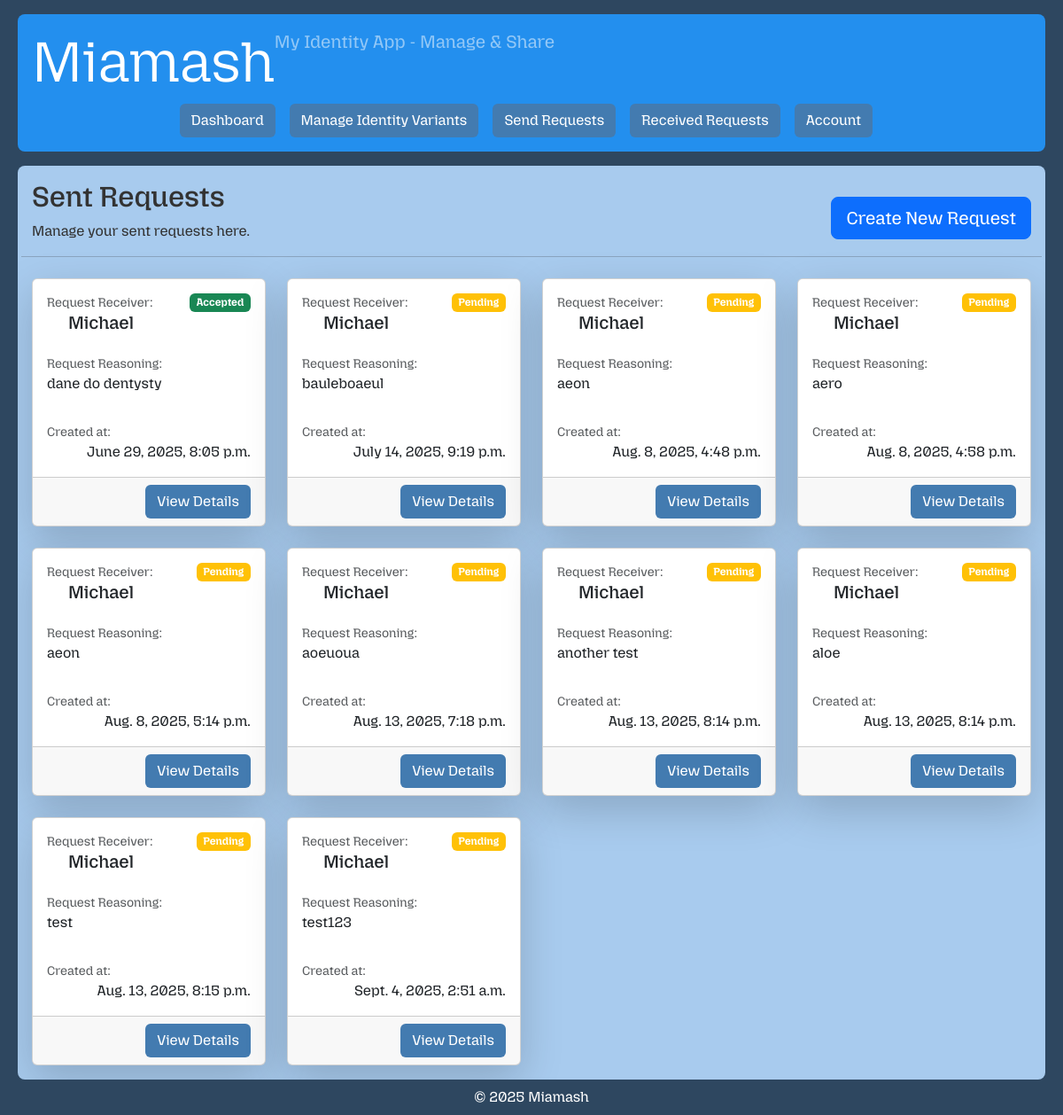
The app's page /request/send/ (signed in), older data.
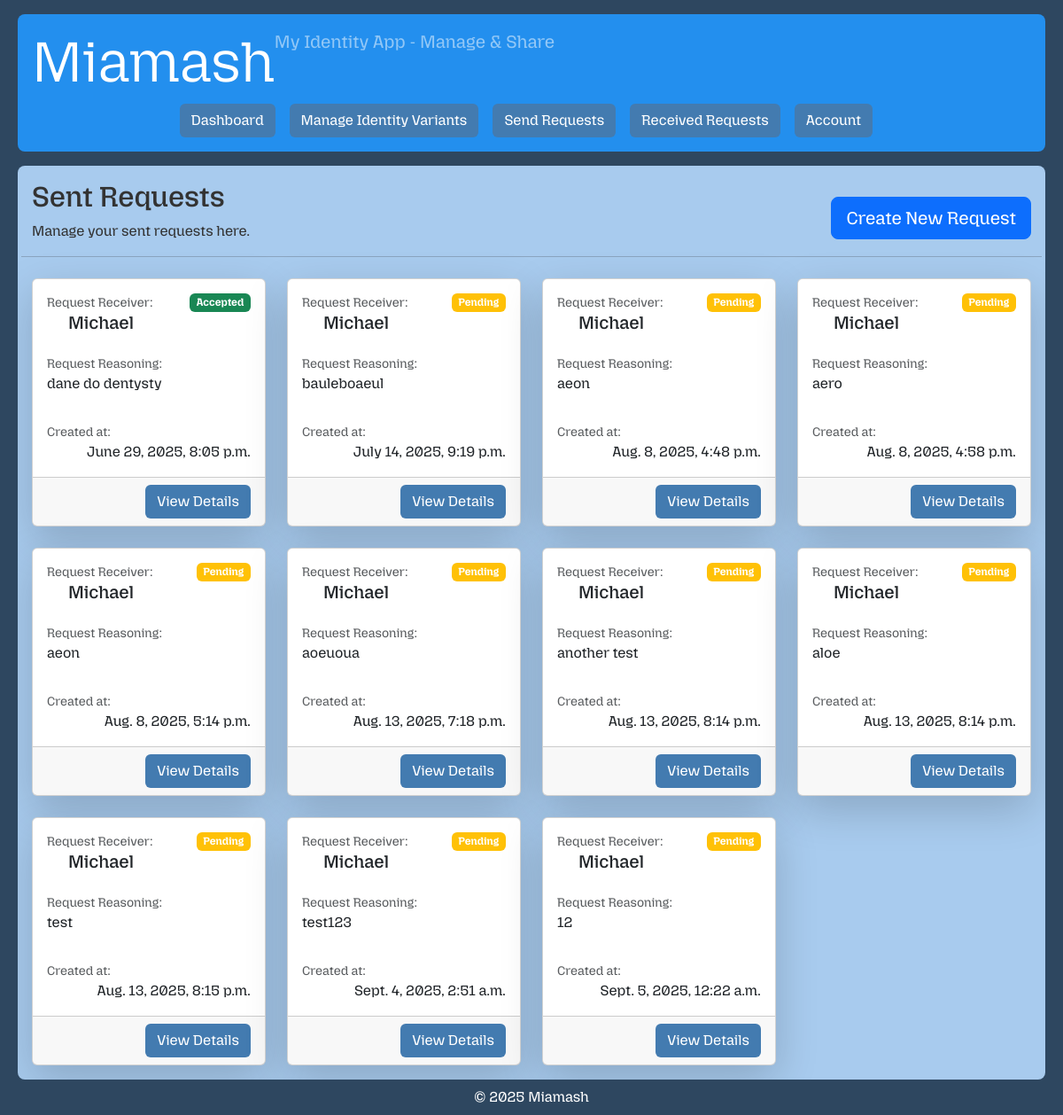
The same page, newer data.
### core/models.py (models this page shows, shortened)
class Request(models.Model):
    sender = models.ForeignKey(User, on_delete=models.CASCADE, related_name='requests_sent')
    receiver = models.ForeignKey(User, on_delete=models.CASCADE, related_name='requests_received')
    request_reasoning = models.TextField(blank=True)
    created_at = models.DateTimeField(auto_now_add=True)
    class Status(models.TextChoices):
        PENDING = 'pending', 'Pending'
        ACCEPTED = 'accepted', 'Accepted'
        DENIED = 'denied', 'Denied'
    status = models.CharField(max_length=10, choices=Status.choices, default=Status.PENDING)

### web/views.py (the view)
# urls.py: path('request/send/', RequestSendListView.as_view(), name='request-send-list'),
class RequestSendListView(RequestSenderPermissionMixin, ListView):
    template_name = 'private/request_send_list.html'
    context_object_name = 'send_requests'

### web/permissions.py (called while the page is built)
    def get_queryset(self):
        return self.model.objects.filter(sender=self.request.user)

### web/templates/private/request_send_list.html (shortened to what this page needs)
{% extends "private/base.html" %}
{% block content %}
    <div class="row align-items-center mb-2">
        <div class="col">
            <h2>Sent Requests</h2>
            <p>Manage your sent requests here.</p>
        </div>
        <div class="col-auto">
            <a class="btn btn-primary btn-lg" href="{% url 'request-send-create' %}">Create New Request</a>
        </div>
        <hr>
    </div>
    {% if send_requests %}
        <div class="row row-cols-1 row-cols-sm-1 row-cols-md-2 row-cols-lg-3 row-cols-xl-4 row-cols-xxl-5  g-4">
            {% for request in send_requests %}
                <div class="col">
                    <div class="card h-100 mb-3 shadow-lg">
                        <div class="card-body d-flex flex-column">
                            <div class="d-flex justify-content-between">
                                <div>
                                    <p class="text-muted mb-0 small">Request Receiver:</p>
                                </div>
                                {% if request.status == "pending" %}
                                    <span class="badge bg-warning">Pending</span>
                                {% endif %}
                                {% if request.status == "accepted" %}
                                    <span class="badge bg-success">Accepted</span>
                                {% endif %}
                            </div>
                            <h5 class="card-text ps-4 ">{{ request.receiver }}</h5>
                            <p class="text-muted mb-0 mt-3 small">Request Reasoning:</p>
                            <p class="card-text">{{ request.request_reasoning }}</p>
                            <div class="flex-grow-1"></div>
                            <p class="text-muted mb-0 small">Created at:</p>
                            <p class="card-text text-end">{{ request.created_at }}</p>
                        </div>
                        <div class="card-footer text-end">
                            <a class="btn btn-blue" href="{% url 'request-send-detail' request.id %}">View Details</a>
                        </div>
                    </div>
                </div>
            {% endfor %}
        </div>
    {% else %}
        <p>No sent requests at the moment... Make one now!</p>
    {% endif %}
{% endblock %}

Row changes from the older to the newer data that the page shows:
added Request: status "Pending", receiver "Michael", request_reasoning "12", created_at "Sept. 5, 2025, 12:22 a.m."
